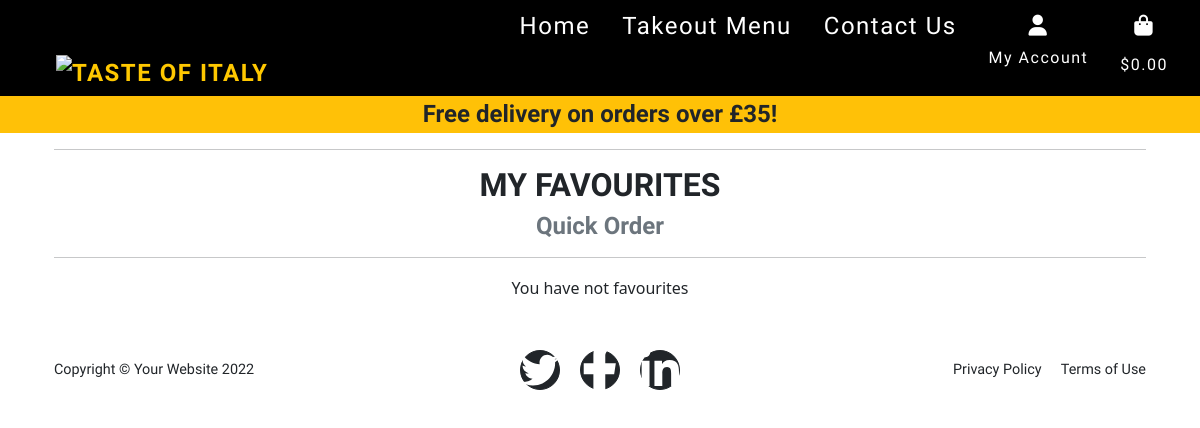
/favourites/ (signed in), run on an earlier commit of the app's database.
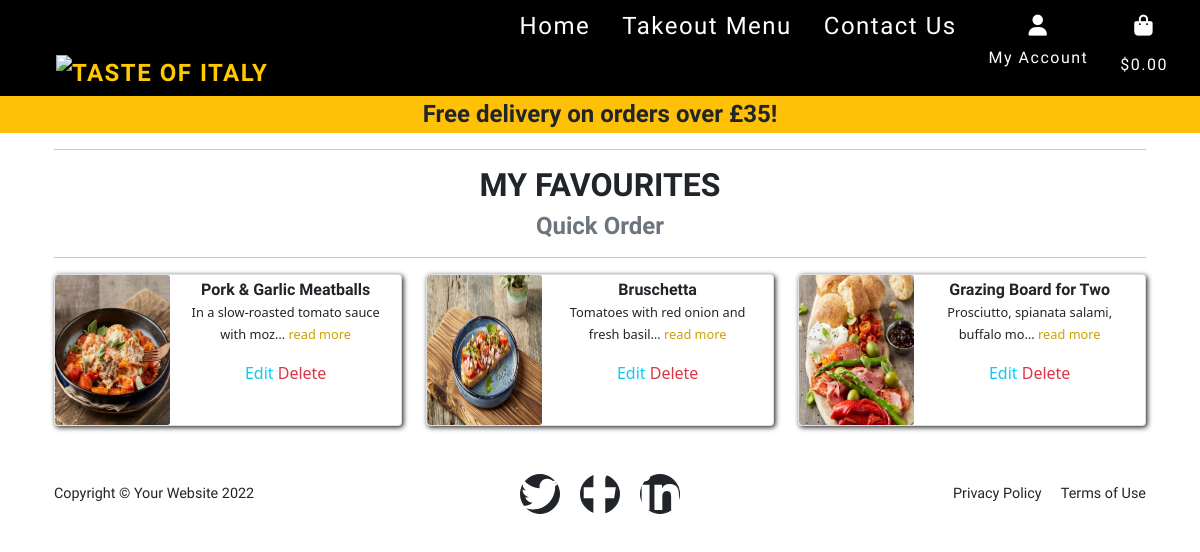
And on a later commit of the database.
### favourites/models.py (models this page shows, shortened)
class Favourite(models.Model):
    user = models.ForeignKey(User, on_delete=models.CASCADE)
    product = models.ForeignKey(FoodProduct, on_delete=models.CASCADE)

### food_products/models.py (models this page shows, shortened)
class FoodProduct(models.Model):
    category = models.ForeignKey(
        'FoodCategory', null=True, blank=True, on_delete=models.SET_NULL)
    name = models.CharField(max_length=254)
    description = models.TextField()
    price = models.DecimalField(max_digits=6, decimal_places=2)
    calories = models.IntegerField(null=True, blank=True)
    image_url = models.URLField(max_length=1024, null=True, blank=True)
    image = models.ImageField(null=True, blank=True)

### favourites/views.py (the view)
# urls.py: path('', views.my_favourites, name='my_favourites'),
@login_required
def my_favourites(request):
    favourites = Favourite.objects.filter(user=request.user)
    context = {
        'favourites': favourites
    }
    return render(request, 'favourites/favourites.html', context)

### bag/context.py (called while the page is built, shortened)
def bag_contents(request):
    bag_items = []
    total = 0
    product_count = 0
    bag = request.session.get('bag', {})
    if total < settings.FREE_DELIVERY_THRESHOLD:
        delivery = total * Decimal(settings.STANDARD_DELIVERY_PERCENTAGE / 100)
        free_delivery_delta = settings.FREE_DELIVERY_THRESHOLD - total
    else:
        delivery = 0
        free_delivery_delta = 0
    grand_total = delivery + total
    context = {
        'bag_items': bag_items,
        'total': total,
        'product_count': product_count,
        'delivery': delivery,
        'free_delivery_delta': free_delivery_delta,
        'free_delivery_threshold': settings.FREE_DELIVERY_THRESHOLD,
        'grand_total': grand_total,
    }
    return context

### favourites/templates/favourites/favourites.html (shortened to what this page needs)
{% extends "base.html" %}
{% load static %}
{% block content %}
<div class="container mb-2 text-center">
    <div class="row">
        <div class="col">
            <hr>
            <h2 class="section-heading text-uppercase">My Favourites</h2>
            <h4 class="section-subheading text-muted">Quick Order</h4>
            <hr>
        </div>
    </div>
    <div class="row">
        {% if favourites %}
        {% for favourite in favourites %}
        <div class="col-md-4">
            <div class="card mb-3" style="max-width: 540px;">
                <div class="row g-0">
                    <div class="col-md-4">
                        {% if favourite.product.image %}
                        <img src="{{favourite.product.image.url}}" class="card-img rounded-start" alt="{{favourite.product.name}}">
                        {% else %}
                        <img src="{{ MEDIA_URL}}noimage.png" class="card-img rounded-start" alt="{{favourite.product.name}}">
                        {% endif %}
                    </div>
                    <div class="col-md-8">
                        <div class="card-body">
                            <h5 class="card-title">{{favourite.product.name}}</h5>
                            <p class="card-text">
                                {{favourite.product.description|truncatechars:40}}{% if favourite.product.description|length > 40 %}
                                <span class="text-muted"><a href="#exampleModal{{favourite.product.id}}" class="read-more"
                                        data-bs-toggle="modal" data-bs-target="#exampleModal{{favourite.product.id}}">
                                        read more
                                    </a></span>
                                {% endif %}</p>
                            <a class="text-info" href="">Edit</a>
                            <a class="text-danger" href="{% url 'delete_favourites' favourite.id %}">Delete</a>
                        </div>
                    </div>
                </div>
            </div>
        </div>
        {% endfor %}
        {% else %}
        <p>You have not favourites</p>
        {% endif %}
    </div>
</div>
{% endblock %}

### templates/base.html (shortened to what this page needs)
{% load static %}
<!doctype html>
<html lang="en">
<head>
    {% block corecss %}
    <link rel="stylesheet" href="https://cdnjs.cloudflare.com/ajax/libs/owl-carousel/1.3.3/owl.carousel.min.css">
    <link rel="stylesheet" href="https://cdnjs.cloudflare.com/ajax/libs/owl-carousel/1.3.3/owl.theme.min.css">
    <link href="https://cdn.jsdelivr.net/npm/bootstrap@5.3.0-alpha1/dist/css/bootstrap.min.css" rel="stylesheet"
>
    <link rel="stylesheet" href="{% static 'css/base.css' %}">
    {% endblock %}
</head>
<body id="page-top" data-new-gr-c-s-check-loaded="8.904.0" data-gr-ext-installed="">
    <header>
        <nav class="navbar navbar-expand-lg navbar-dark" id="mainNav">
            <div class="container-fluid d-flex align-items-end">
                <a class="navbar-brand" href="{% url 'home' %}">
                    <img src="https://taste-of-italy.s3.eu-west-2.amazonaws.com/media/tasteofitaly.png"
                        alt="Taste of Italy">
                </a>
                <div class="collapse navbar-collapse" id="navbarResponsive">
                    <ul class="navbar-nav ms-auto mb-2 mb-lg-0">
                        <li class="nav-item">
                            <a class="nav-link" href="{% url 'home' %}">Home</a>
                        </li>
                        <li class="nav-item">
                            <a class="nav-link" href="{% url 'menu' %}">Takeout Menu</a>
                        </li>
                        <li class="nav-item">
                            <a class="nav-link" href="{% url 'enquiry' %}">Contact Us</a>
                        </li>
                        <li class="nav-item dropdown">
                            <a class="nav-link " href="#" id="user-options" data-toggle="dropdown" aria-haspopup="true"
                                aria-expanded="false">
                                <div class="text-center bg-black">
                                    <div><i class="fas fa-user fa-sm"></i></div>
                                    <p class="fs-6">My Account</p>
                                </div>
                            </a>
                        </li>
                        <li class="nav-item">
                            <a class="{% if grand_total %}text-warning font-weight-bold{% else %}text-white{% endif %} nav-link"
                                href="{% url 'view_bag' %}">
                                <div class="text-center">
                                    <div><i class="fas fa-shopping-bag fa-sm"></i></div>
                                    <small class="fs-6">
                                        {% if grand_total %}
                                        ${{ grand_total|floatformat:2 }}
                                        {% else %}
                                        $0.00
                                        {% endif %}
                                    </small>
                                </div>
                            </a>
                        </li>
                    </ul>
                </div>
            </div>
        </nav>
        <div id="delivery-banner" class="row text-center">
            <div class="col del-banner">
                <h4 class="my-1 section-subheading">Free delivery on orders over £{{ free_delivery_threshold }}!</h4>
            </div>
        </div>
    </header>
    {% block content %}
    {% endblock %}
    <footer class="footer py-4 container-fluid">
        <div class="container">
            <div class="row align-items-center">
                <div class="col-lg-4 text-lg-start">Copyright © Your Website 2022</div>
                <div class="col-lg-4 my-3 my-lg-0">
                    <a class="btn btn-dark btn-social mx-2" href="#!" aria-label="Twitter"></a>
                    <a class="btn btn-dark btn-social mx-2" href="#!" aria-label="Facebook"></a>
                    <a class="btn btn-dark btn-social mx-2" href="#!" aria-label="LinkedIn"></a>
                </div>
                <div class="col-lg-4 text-lg-end">
                    <a class="link-dark text-decoration-none me-3" href="#!">Privacy Policy</a>
                    <a class="link-dark text-decoration-none" href="#!">Terms of Use</a>
                </div>
            </div>
        </div>
    </footer>
</body>
</html>

What changed in the data, as far as the page shows it:
added Favourite: product.image (picture), product.name "Pork & Garlic Meatballs", product.description "In a slow-roasted tomato sauce with moz…"
added Favourite: product.image (picture), product.name "Bruschetta", product.description "Tomatoes with red onion and fresh basil…"
added Favourite: product.image (picture), product.name "Grazing Board for Two", product.description "Prosciutto, spianata salami, buffalo mo…"
Also different on the page:
text no longer shown: "You have not favourites"
